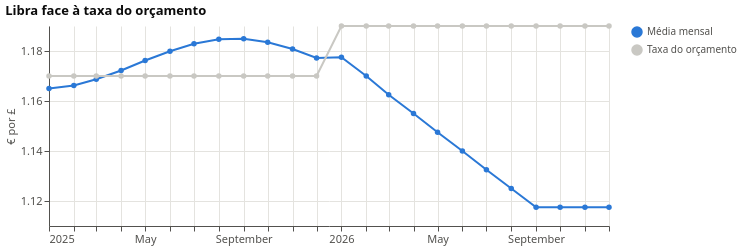

Here is the notebook cell this chart was saved with:
### Markdown cell above
**Como ler a ponte.** No grupo, o *preço de venda* é o maior passo positivo, e quase todo vem da subida de 4% nos preços de tabela
em Portugal (história 4). O custo unitário (a sobretaxa do aço, história 8), o transporte (a transportadora de Portugal, história 2) e o mix
(as ferramentas a crescer, história 5) puxam no sentido contrário. Sem a subida de preços em Portugal, o grupo estaria abaixo do orçamento.
O passo *Pessoal* de Espanha só é favorável porque as contratações chegaram tarde (história 3), enquanto o volume e os serviços ficam aquém.

### Quanto do desvio do Reino Unido é câmbio?

O orçamento do Reino Unido foi feito a 1,19 € por £. Converter os valores reais do Reino Unido à taxa do orçamento, em vez da média do mês,
separa o desempenho comercial do câmbio. Passe o cursor pelas linhas para ver as taxas mensais.

### Code cell
gbp = fx[(fx["currency"] == "GBP") & (fx["month_start"].dt.year >= 2025)].melt(
    id_vars="month_start", value_vars=["avg_rate_eur", "budget_rate_eur"], var_name="rate", value_name="eur_per_gbp")
gbp["rate"] = gbp["rate"].map({"avg_rate_eur": "Monthly average", "budget_rate_eur": "Budget rate"})
uk = ytd(act[(act["entity_id"] == "UK01") & (act["account_id"] == "4000")])
uk_b = ytd(bud[(bud["entity_id"] == "UK01") & (bud["account_id"] == "4000")])
print(f"Vendas de produto do Reino Unido vs orçamento: {uk['amount_eur_bud_rate'].sum() / uk_b['amount_eur'].sum() - 1:+.1%} à taxa do orçamento, "
      f"{uk['amount_eur'].sum() / uk_b['amount_eur'].sum() - 1:+.1%} em euros às taxas reais; "
      f"o câmbio custou €{(uk['amount_eur_bud_rate'].sum() - uk['amount_eur'].sum()) / 1e3:,.0f}k de vendas")
alt.Chart(gbp).mark_line(point=True).encode(
    x=alt.X("month_start:T", title=None), y=alt.Y("eur_per_gbp:Q", title="€ por £", scale=alt.Scale(zero=False)),
    color=alt.Color("rate:N", scale=alt.Scale(range=[BLUE, GREY]), title=None),
    tooltip=[alt.Tooltip("month_start:T", format="%b %Y"), "rate", alt.Tooltip("eur_per_gbp:Q", format=".3f")],
).properties(width=560, height=200, title="Libra face à taxa do orçamento")

### Figure 1 — Vega-Lite specification as saved in the notebook (floating-point values rounded to 4 significant figures)
{"config": {"view": {"stroke": null}, "axis": {"gridColor": "#e4e3df", "domainColor": "#52514e", "tickColor": "#52514e", "labelColor": "#52514e", "titleColor": "#52514e", "labelFontSize": 11, "titleFontSize": 11, "titleFontWeight": "normal"}, "legend": {"labelColor": "#52514e", "titleColor": "#52514e"}, "title": {"anchor": "start", "fontSize": 13, "color": "#0b0b0b"}, "font": "system-ui, -apple-system, Segoe UI, sans-serif"}, "data": {"name": "data-d8a0333b1e7626515c313ca6b211a633"}, "mark": {"type": "line", "point": true}, "encoding": {"color": {"field": "rate", "scale": {"range": ["#2a78d6", "#c9c8c3"]}, "title": null, "type": "nominal"}, "tooltip": [{"field": "month_start", "format": "%b %Y", "type": "temporal"}, {"field": "rate", "type": "nominal"}, {"field": "eur_per_gbp", "format": ".3f", "type": "quantitative"}], "x": {"field": "month_start", "title": null, "type": "temporal"}, "y": {"field": "eur_per_gbp", "scale": {"zero": false}, "title": "€ por £", "type": "quantitative"}}, "height": 200, "title": "Libra face à taxa do orçamento", "width": 560, "$schema": "https://vega.github.io/schema/vega-lite/v6.4.1.json", "datasets": {"data-d8a0333b1e7626515c313ca6b211a633": [{"month_start": "2025-01-01T00:00:00", "rate": "Média mensal", "eur_per_gbp": 1.165}, {"month_start": "2025-02-01T00:00:00", "rate": "Média mensal", "eur_per_gbp": 1.166}, {"month_start": "2025-03-01T00:00:00", "rate": "Média mensal", "eur_per_gbp": 1.169}, {"month_start": "2025-04-01T00:00:00", "rate": "Média mensal", "eur_per_gbp": 1.172}, {"month_start": "2025-05-01T00:00:00", "rate": "Média mensal", "eur_per_gbp": 1.176}, {"month_start": "2025-06-01T00:00:00", "rate": "Média mensal", "eur_per_gbp": 1.18}, {"month_start": "2025-07-01T00:00:00", "rate": "Média mensal", "eur_per_gbp": 1.183}, {"month_start": "2025-08-01T00:00:00", "rate": "Média mensal", "eur_per_gbp": 1.185}, {"month_start": "2025-09-01T00:00:00", "rate": "Média mensal", "eur_per_gbp": 1.185}, {"month_start": "2025-10-01T00:00:00", "rate": "Média mensal", "eur_per_gbp": 1.183}, {"month_start": "2025-11-01T00:00:00", "rate": "Média mensal", "eur_per_gbp": 1.181}, {"month_start": "2025-12-01T00:00:00", "rate": "Média mensal", "eur_per_gbp": 1.177}, {"month_start": "2026-01-01T00:00:00", "rate": "Média mensal", "eur_per_gbp": 1.177}, {"month_start": "2026-02-01T00:00:00", "rate": "Média mensal", "eur_per_gbp": 1.17}, {"month_start": "2026-03-01T00:00:00", "rate": "Média mensal", "eur_per_gbp": 1.163}, {"month_start": "2026-04-01T00:00:00", "rate": "Média mensal", "eur_per_gbp": 1.155}, {"month_start": "2026-05-01T00:00:00", "rate": "Média mensal", "eur_per_gbp": 1.147}, {"month_start": "2026-06-01T00:00:00", "rate": "Média mensal", "eur_per_gbp": 1.14}, {"month_start": "2026-07-01T00:00:00", "rate": "Média mensal", "eur_per_gbp": 1.133}, {"month_start": "2026-08-01T00:00:00", "rate": "Média mensal", "eur_per_gbp": 1.125}, {"month_start": "2026-09-01T00:00:00", "rate": "Média mensal", "eur_per_gbp": 1.117}, {"month_start": "2026-10-01T00:00:00", "rate": "Média mensal", "eur_per_gbp": 1.117}, {"month_start": "2026-11-01T00:00:00", "rate": "Média mensal", "eur_per_gbp": 1.117}, {"month_start": "2026-12-01T00:00:00", "rate": "Média mensal", "eur_per_gbp": 1.117}, {"month_start": "2025-01-01T00:00:00", "rate": "Taxa do orçamento", "eur_per_gbp": 1.17}, {"month_start": "2025-02-01T00:00:00", "rate": "Taxa do orçamento", "eur_per_gbp": 1.17}, {"month_start": "2025-03-01T00:00:00", "rate": "Taxa do orçamento", "eur_per_gbp": 1.17}, {"month_start": "2025-04-01T00:00:00", "rate": "Taxa do orçamento", "eur_per_gbp": 1.17}, {"month_start": "2025-05-01T00:00:00", "rate": "Taxa do orçamento", "eur_per_gbp": 1.17}, {"month_start": "2025-06-01T00:00:00", "rate": "Taxa do orçamento", "eur_per_gbp": 1.17}, {"month_start": "2025-07-01T00:00:00", "rate": "Taxa do orçamento", "eur_per_gbp": 1.17}, {"month_start": "2025-08-01T00:00:00", "rate": "Taxa do orçamento", "eur_per_gbp": 1.17}, {"month_start": "2025-09-01T00:00:00", "rate": "Taxa do orçamento", "eur_per_gbp": 1.17}, {"month_start": "2025-10-01T00:00:00", "rate": "Taxa do orçamento", "eur_per_gbp": 1.17}, {"month_start": "2025-11-01T00:00:00", "rate": "Taxa do orçamento", "eur_per_gbp": 1.17}, {"month_start": "2025-12-01T00:00:00", "rate": "Taxa do orçamento", "eur_per_gbp": 1.17}, {"month_start": "2026-01-01T00:00:00", "rate": "Taxa do orçamento", "eur_per_gbp": 1.19}, {"month_start": "2026-02-01T00:00:00", "rate": "Taxa do orçamento", "eur_per_gbp": 1.19}, {"month_start": "2026-03-01T00:00:00", "rate": "Taxa do orçamento", "eur_per_gbp": 1.19}, {"month_start": "2026-04-01T00:00:00", "rate": "Taxa do orçamento", "eur_per_gbp": 1.19}, {"month_start": "2026-05-01T00:00:00", "rate": "Taxa do orçamento", "eur_per_gbp": 1.19}, {"month_start": "2026-06-01T00:00:00", "rate": "Taxa do orçamento", "eur_per_gbp": 1.19}, {"month_start": "2026-07-01T00:00:00", "rate": "Taxa do orçamento", "eur_per_gbp": 1.19}, {"month_start": "2026-08-01T00:00:00", "rate": "Taxa do orçamento", "eur_per_gbp": 1.19}, {"month_start": "2026-09-01T00:00:00", "rate": "Taxa do orçamento", "eur_per_gbp": 1.19}, {"month_start": "2026-10-01T00:00:00", "rate": "Taxa do orçamento", "eur_per_gbp": 1.19}, {"month_start": "2026-11-01T00:00:00", "rate": "Taxa do orçamento", "eur_per_gbp": 1.19}, {"month_start": "2026-12-01T00:00:00", "rate": "Taxa do orçamento", "eur_per_gbp": 1.19}]}}
